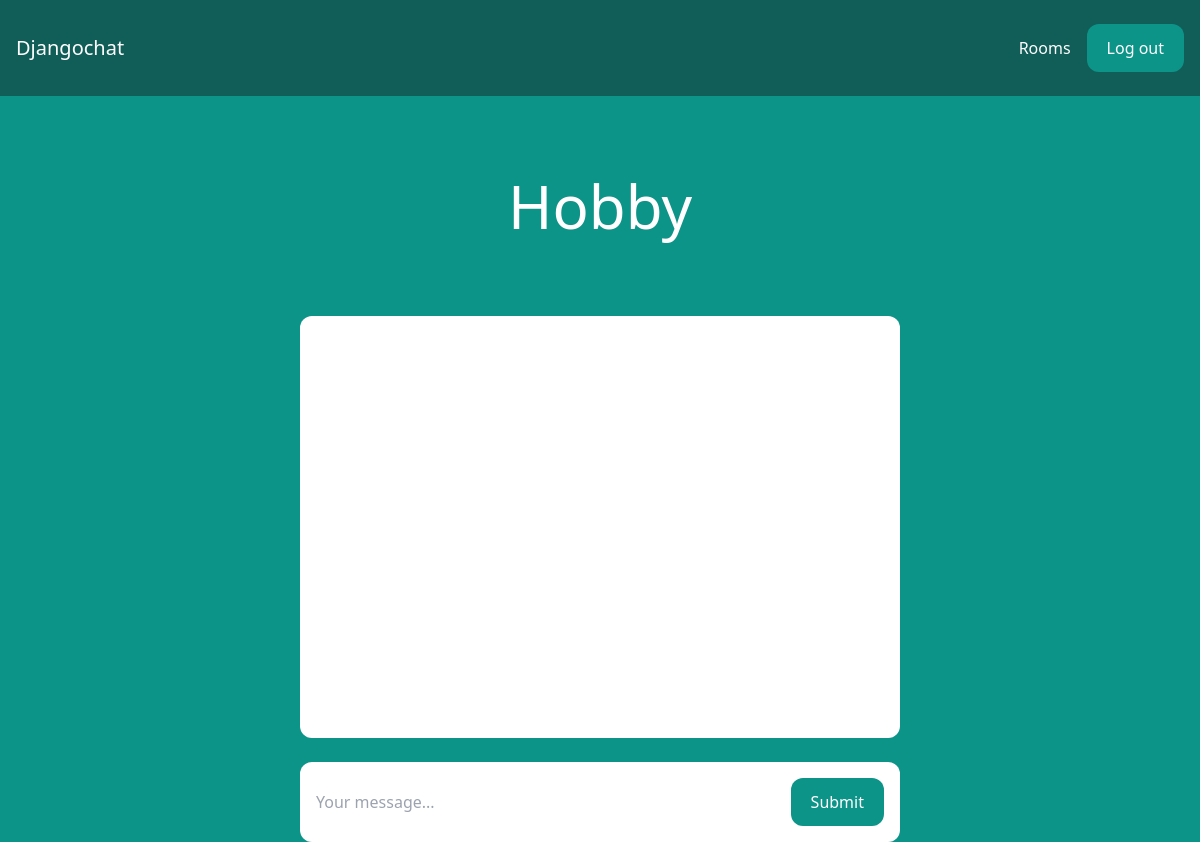
Page /rooms/Hobby/ (signed in) on the earlier database version.
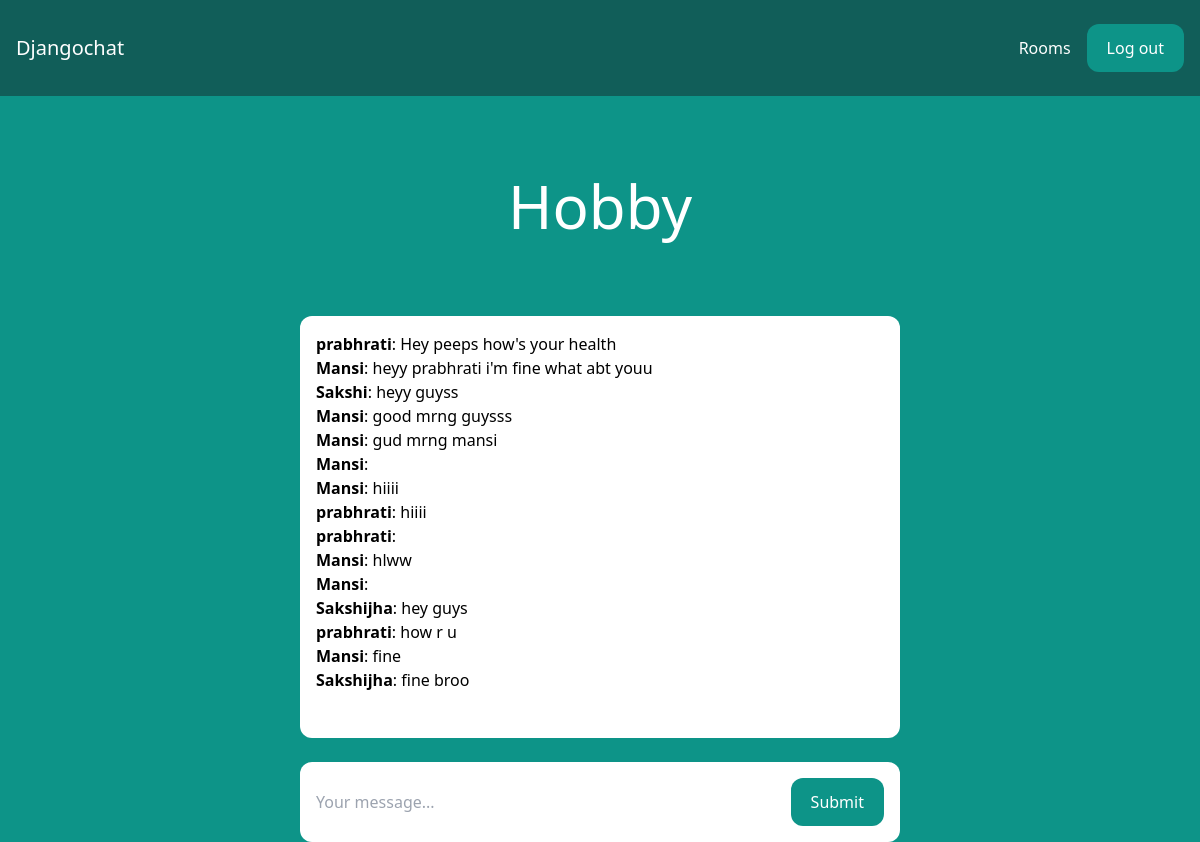
Same page on the later database version.
### room/models.py (models this page shows)
class Room(models.Model):
    name = models.CharField(max_length=255)
    slug = models.SlugField(unique=True)

class Message(models.Model):
    room = models.ForeignKey(Room, related_name='messages', on_delete=models.CASCADE)
    user = models.ForeignKey(User, related_name='messages', on_delete=models.CASCADE)
    content = models.TextField()
    date_added = models.DateTimeField(auto_now_add=True)
    class Meta:
        ordering = ('date_added',)

### room/views.py (the view)
# urls.py: path('rooms/',include('room.urls')),
@login_required
def room(request, slug):
    room = Room.objects.get(slug=slug)
    messages = Message.objects.filter(room=room)[0:25]
    return render(request, 'room/room.html', {'room': room, 'messages': messages})

### room/templates/room/room.html (shortened to what this page needs)
{% extends 'core/base.html' %}
{% block content %}
<div class="p-10 lg:p-20 text-center">
    <h1 class="text-3xl lg:text-6xl text-white">{{ room.name }}</h1>
</div>
<div class="lg:w-2/4 mx-4 lg:mx-auto p-4 bg-white rounded-xl">
    <div class="chat-messages space-y-3" id="chat-messages">
        {% for m in messages %}<b>{{ m.user.username }}</b>: {{ m.content }}<br>{% endfor %}
    </div>
</div>
<div class="lg:w-2/4 mt-6 mx-4 lg:mx-auto p-4 bg-white rounded-xl">
    <form method="post" action="." class="flex">
        <input type="text" name="content" class="flex-1 mr-3" placeholder="Your message..." id="chat-message-input">
        <button
            class="px-5 py-3 rounded-xl text-white bg-teal-600 hover:bg-teal-700"
            id="chat-message-submit"
        >Submit</button>
    </form>
</div>
{% endblock %}

### core/templates/core/base.html (shortened to what this page needs)
<!DOCTYPE html>
<html>
    <head>
        <script src="https://cdn.tailwindcss.com"></script>
    </head>
    <body class="bg-teal-600">
        <nav class="flex items-center justify-between px-4 py-6 bg-teal-800">
            <div>
                <a href="/" class="text-xl text-white">Djangochat</a>
            </div>
            <div class="flex items-center space-x-4">
                {% if request.user.is_authenticated %}
                    <a href="/rooms/" class="text-white hover:text-gray-200">Rooms</a>
                    <a href="/logout/" class="px-5 py-3 rounded-xl text-white bg-teal-600 hover:bg-teal-700">Log out</a>
                {% else %}
                    <a href="/login/" class="text-white hover:text-gray-200">Log in</a>
                    <a href="/signup/" class="px-5 py-3 rounded-xl text-white bg-teal-600 hover:bg-teal-700">Sign up</a>
                {% endif %}
            </div>
        </nav>
        {% block content %}
        {% endblock %}
    </body>
</html>

### core/templates/core/base.html (style rules this page uses)
.chat-messages { height: 390px; overflow-y: auto; }

Differences in the rows shown:
added Message: user.username "prabhrati", content "Hey peeps how's your health"
added Message: user.username "Mansi", content "heyy prabhrati i'm fine what abt youu"
added Message: user.username "Sakshi", content "heyy guyss"
added Message: user.username "Mansi", content "good mrng guysss"
added Message: user.username "Mansi", content "gud mrng mansi"
added Message: user.username "Mansi"
added Message: user.username "Mansi", content "hiiii"
added Message: user.username "prabhrati", content "hiiii"
added Message: user.username "prabhrati"
added Message: user.username "Mansi", content "hlww"
added Message: user.username "Mansi"
added Message: user.username "Sakshijha", content "hey guys"
added Message: user.username "prabhrati", content "how r u"
added Message: user.username "Mansi", content "fine"
added Message: user.username "Sakshijha", content "fine broo"
